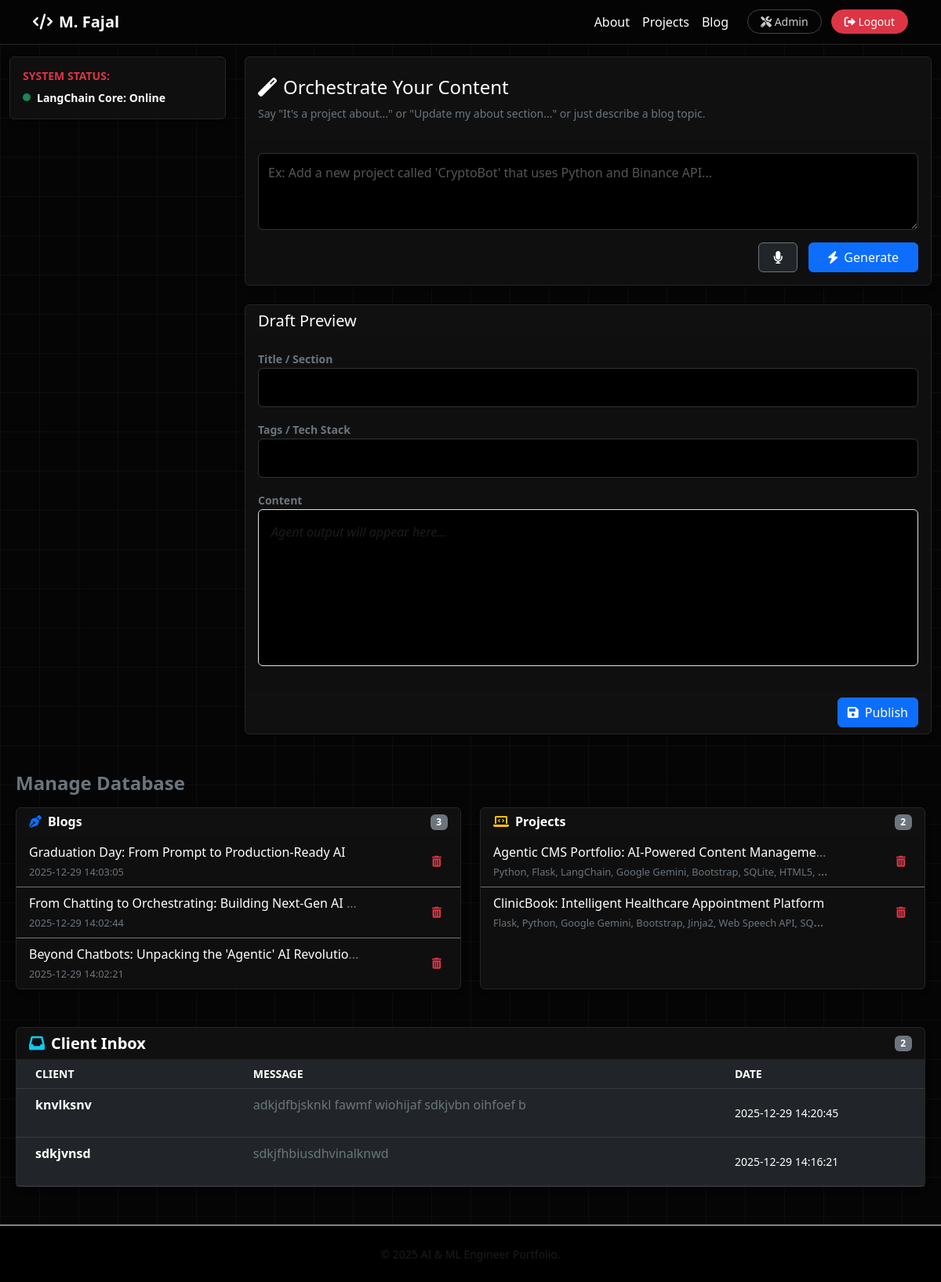
/admin (signed in), run on the app's committed database.
### tables this page shows
CREATE TABLE blogs (
        id INTEGER PRIMARY KEY AUTOINCREMENT,
        title TEXT NOT NULL,
        content TEXT NOT NULL,
        tags TEXT,
        created_at TIMESTAMP DEFAULT CURRENT_TIMESTAMP
    );

CREATE TABLE projects (
        id INTEGER PRIMARY KEY AUTOINCREMENT,
        title TEXT NOT NULL,
        description TEXT NOT NULL,
        tech_stack TEXT,
        link TEXT,
        created_at TIMESTAMP DEFAULT CURRENT_TIMESTAMP
    );

CREATE TABLE messages (
        id INTEGER PRIMARY KEY AUTOINCREMENT,
        name TEXT NOT NULL,
        email TEXT NOT NULL,
        message TEXT NOT NULL,
        created_at TIMESTAMP DEFAULT CURRENT_TIMESTAMP
    );

### app.py (the view)
@app.route('/admin')
@login_required
def admin():
    conn = get_db_connection()
    blogs = conn.execute("SELECT * FROM blogs ORDER BY created_at DESC").fetchall()
    projects = conn.execute("SELECT * FROM projects ORDER BY created_at DESC").fetchall()
    messages = conn.execute("SELECT * FROM messages ORDER BY created_at DESC").fetchall()
    conn.close()
    return render_template('admin.html', blogs=blogs, projects=projects, messages=messages)

### app.py (called while the page is built)
def login_required(f):
    @wraps(f)
    def decorated_function(*args, **kwargs):
        if not session.get('logged_in'):
            return redirect(url_for('login'))
        return f(*args, **kwargs)
    return decorated_function

### src/db.py (called while the page is built)
def get_db_connection():
    conn = sqlite3.connect(DB_PATH)
    conn.row_factory = sqlite3.Row
    return conn

### templates/admin.html (shortened to what this page needs)
{% extends "base.html" %}
{% block content %}
<div class="container-fluid py-4 mt-5">
    <div class="row">
        <div class="col-md-3 mb-4">
            <div class="card card-dark mb-3">
                <div class="card-body">
                    <h6 class="text-uppercase small fw-bold text-danger">System Status:</h6>
                    <div class="d-flex align-items-center mt-2">
                        <div class="status-indicator bg-success me-2 rounded-circle" style="width:10px; height:10px;"></div>
                        <span class="fw-bold small">LangChain Core: Online</span>
                    </div>
                </div>
            </div>
        </div>
        <div class="col-md-9">
            <div class="card card-dark mb-4">
                <div class="card-header border-0 pt-4">
                    <h4><i class="fas fa-magic text-gradient me-2"></i>Orchestrate Your Content</h4>
                    <p class="text-secondary small">
                        Say "It's a project about..." or "Update my about section..." or just describe a blog topic.
                    </p>
                </div>
                <div class="card-body">
                    <textarea class="form-control mb-3" id="agentPrompt" rows="3" placeholder="Ex: Add a new project called 'CryptoBot' that uses Python and Binance API..."></textarea>
                    <div class="text-end">
                        <button type="button" id="voice-btn" class="btn btn-dark border border-secondary" style="width: 50px; margin-right: 10px;" onclick="startDictation()" title="Use Voice">
                            <i class="fas fa-microphone text-white"></i>
                        </button>
                        <button class="btn btn-primary px-4" id="btnGenerate">
                            <i class="fas fa-bolt me-2"></i>Generate
                        </button>
                    </div>
                </div>
            </div>
            <div class="card card-dark">
                <div class="card-header border-0">
                    <h5 class="mb-0">Draft Preview </h5>
                </div>
                <div class="card-body">
                    <div class="mb-3">
                        <label class="small fw-bold text-secondary">Title / Section</label>
                        <input type="text" class="form-control" id="draftTitle">
                    </div>
                    <div class="mb-3">
                        <label class="small fw-bold text-secondary">Tags / Tech Stack</label>
                        <input type="text" class="form-control" id="draftTags">
                    </div>
                    <div class="mb-3">
                        <label class="small fw-bold text-secondary">Content</label>
                        <div id="draftContentPreview" class="p-3 border rounded" style="min-height: 200px; background: #000;">
                            <em class="text-muted">Agent output will appear here...</em>
                        </div>
                    </div>
                </div>
                <div class="card-footer border-0 text-end">
                    <button class="btn btn-primary" id="btnSave"><i class="fas fa-save me-2"></i>Publish</button>
                </div>
            </div>
        </div>
    </div>
</div>
<div class="row mt-4 m-2">
    <div class="col-md-12">
        <h4 class="fw-bold mb-3 text-secondary">Manage Database</h4>
    </div>
    <div class="col-md-6 mb-4">
        <div class="card card-dark h-100">
            <div class="card-header border-0 d-flex justify-content-between align-items-center">
                <h6 class="mb-0 fw-bold"><i class="fas fa-pen-nib me-2 text-primary"></i>Blogs</h6>
                <span class="badge bg-secondary">{{ blogs|length }}</span>
            </div>
            <div class="card-body p-0">
                <ul class="list-group list-group-flush bg-transparent">
                    {% for blog in blogs %}
                    <li class="list-group-item bg-transparent border-secondary text-secondary d-flex justify-content-between align-items-center">
                        <div class="text-truncate me-2" style="max-width: 80%;">
                            <span class="text-white">{{ blog.title }}</span>
                            <br><small style="font-size: 0.8rem;">{{ blog.created_at }}</small>
                        </div>
                        <button onclick="deleteItem('blog', {{ blog.id }})" class="btn btn-sm btn-outline-danger border-0">
                            <i class="fas fa-trash-alt"></i>
                        </button>
                    </li>
                    {% else %}
                    <li class="list-group-item bg-transparent text-muted text-center p-3">No blogs found.</li>
                    {% endfor %}
                </ul>
            </div>
        </div>
    </div>
    <div class="col-md-6 mb-4">
        <div class="card card-dark h-100">
            <div class="card-header border-0 d-flex justify-content-between align-items-center">
                <h6 class="mb-0 fw-bold"><i class="fas fa-laptop-code me-2 text-warning"></i>Projects</h6>
                <span class="badge bg-secondary">{{ projects|length }}</span>
            </div>
            <div class="card-body p-0">
                <ul class="list-group list-group-flush bg-transparent">
                    {% for project in projects %}
                    <li class="list-group-item bg-transparent border-secondary text-secondary d-flex justify-content-between align-items-center">
                        <div class="text-truncate me-2" style="max-width: 80%;">
                            <span class="text-white">{{ project.title }}</span>
                            <br><small style="font-size: 0.8rem;">{{ project.tech_stack }}</small>
                        </div>
                        <button onclick="deleteItem('project', {{ project.id }})" class="btn btn-sm btn-outline-danger border-0">
                            <i class="fas fa-trash-alt"></i>
                        </button>
                    </li>
                    {% else %}
                    <li class="list-group-item bg-transparent text-muted text-center p-3">No projects found.</li>
                    {% endfor %}
                </ul>
            </div>
        </div>
    </div>
</div>
<div class="row mt-4 m-2">
    <div class="col-12">
        <div class="card card-dark">
            <div class="card-header border-0 d-flex justify-content-between align-items-center">
                <h5 class="mb-0 fw-bold"><i class="fas fa-inbox me-2 text-info"></i>Client Inbox</h5>
                <span class="badge bg-secondary">{{ messages|length }}</span>
            </div>
            <div class="card-body p-0">
                <div class="table-responsive">
                    <table class="table table-dark table-hover mb-0 bg-transparent">
                        <thead class="text-secondary small text-uppercase">
                            <tr>
                                <th class="ps-4">Client</th>
                                <th>Message</th>
                                <th>Date</th>
                            </tr>
                        </thead>
                        <tbody>
                            {% for msg in messages %}
                            <tr>
                                <td class="ps-4">
                                    <div class="fw-bold text-white">{{ msg.name }}</div>
                                    <div class="small text-muted">{{ msg.email }}</div>
                                </td>
                                <td class="text-secondary">
                                    {{ msg.message }}
                                </td>
                                <td class="text-white small align-middle">
                                    {{ msg.created_at }}
                                </td>
                            </tr>
                            {% else %}
                            <tr>
                                <td colspan="3" class="text-center py-4 text-muted">No messages yet.</td>
                            </tr>
                            {% endfor %}
                        </tbody>
                    </table>
                </div>
            </div>
        </div>
    </div>
</div>
{% endblock %}

### static/style.css (style rules this page uses)
:root { --bg-body: #050505; --bg-card: #0f0f0f; --bg-card-hover: #141414; --text-main: #ffffff; --text-muted: #a0a0a0; --border-color: #262626; --accent-glow: rgba(255, 255, 255, 0.08); }
body { background-color: var(--bg-body); color: var(--text-main); font-family: 'Segoe UI', Tahoma, Geneva, Verdana, sans-serif; min-height: 100vh; background-image: linear-gradient(rgba(255, 255, 255, 0.03) 1px, transparent 1px), linear-gradient(90deg, rgba(255, 255, 255, 0.03) 1px, transparent 1px); background-size: 50px 50px; }
.card-dark, .modal-content { background-color: var(--bg-card) !important; border: 1px solid var(--border-color) !important; color: var(--text-main); box-shadow: 0 4px 6px rgba(0,0,0,0.3); transition: transform 0.3s ease, border-color 0.3s ease; }
.form-control { background-color: #000000 !important; border: 1px solid #333 !important; color: #ffffff !important; padding: 12px; }
::placeholder { color: #555 !important; }

### data on the page
blogs: title "Graduation Day: From Prompt to Production-Ready AI", created_at "2025-12-29 14:03:05"
blogs: title "From Chatting to Orchestrating: Building Next-Gen AI…", created_at "2025-12-29 14:02:44"
blogs: title "Beyond Chatbots: Unpacking the 'Agentic' AI Revolutio…", created_at "2025-12-29 14:02:21"
projects: title "Agentic CMS Portfolio: AI-Powered Content Manageme…", tech_stack "Python, Flask, LangChain, Google Gemini, Bootstrap, SQLite, HTML5,…"
projects: title "ClinicBook: Intelligent Healthcare Appointment Platfor…", tech_stack "Flask, Python, Google Gemini, Bootstrap, Jinja2, Web Speech API, SQ…"
messages: name "knvlksnv", message "adkjdfbjsknkl fawmf wiohijaf sdkjvbn oihfoef b", created_at "2025-12-29 14:20:45"
messages: name "sdkjvnsd", message "sdkjfhbiusdhvinalknwd", created_at "2025-12-29 14:16:21"

### other printed values
{{ blogs|length }} "3"
{{ projects|length }} "2"
{{ messages|length }} "2"
